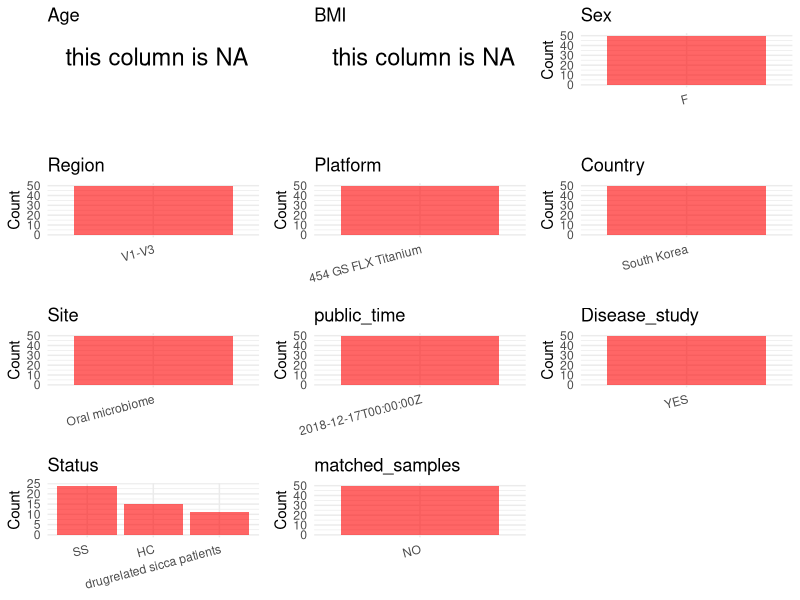

Source code (R): (Note: this script raises an error after producing the figure.)
## ---- chunk 1
# Load necessary libraries
library(dplyr)
library(ggplot2)
library(cowplot)

# Set working directory (update this path to your local directory)
setwd("D:/oral_project/PRJNA488230")

# Read the initial metadata files
initial_meta<-read.csv("SraRunTable.csv",header = T)

# Combine the two metadata files
#meta <- rbind(initial_meta, initial_meta1)

#Remove entries non-oral samples
#initial_meta <- subset(initial_meta,isolate %in% c("saliva","tongue coat"))

# Check the number of samples containing "HT" in Sample.Name (e.g., healthy controls)
#nrow(subset(meta, grepl("HT", Sample.Name)))

# Display the first few rows of the metadata
head(initial_meta)
## ---- chunk 2
# Create a uniform metadata dataframe
metadata <- data.frame(
  BioProject = initial_meta$BioProject,
  Run = initial_meta$Run,
  sample_name = initial_meta$Sample.Name,
  Age = NA,
  BMI = NA,
  Sex = "F",
  Region = "V1-V3",
  Platform = initial_meta$Instrument,
  Country = initial_meta$geo_loc_name_country,
  Site = initial_meta$isolation_source,
  public_time = initial_meta$ReleaseDate,
  stringsAsFactors = FALSE
)
## ---- chunk 3
# Add information obtained from the publication
metadata$PCR_primers <- "AGTCACTGACGAGTTTGATCMTGGCTCAG-CAGTGACTACWTTACCGCGGCTGCTGG"
metadata$title <- "Dysbiotic oral microbiota and infected salivary glands in Sj?gren's syndrome"
metadata$Disease_study <- "YES"
# Assign disease status based on sample_name patterns
metadata <- metadata %>%
  mutate(Status = case_when(
    grepl("HC", sample_name) ~ "HC",
    grepl("SS", sample_name) ~ "SS",
    grepl("SC", sample_name) ~ "drugrelated sicca patients"
  ))

#get subjects id according to sample id
metadata$sample_name<-gsub("","",metadata$sample_name)
#get subjects id with Saliva available
keep_subjects<-subset(metadata,Site %in% "Oral microbiome")
#remove subjects without Saliva samples
metadata<-subset(metadata,sample_name %in% keep_subjects$sample_name)
#get subjects sampling counts
sample_counts <- table(metadata$sample_name)
# Create matched_samples column, any subjects have >=2 samples will be label "YES", otherwise "NO"
metadata <- metadata %>%
  group_by(sample_name) %>%
  mutate(
    sample_count = n(),
    unique_sites = n_distinct(Site),
    matched_samples = ifelse(sample_count >= 2 & unique_sites >= 2, "YES", "NO")
  ) %>%
  select(-sample_count, -unique_sites)  # 移除临时列
## ---- chunk 4
# Check the number of unique runs and sample names
print(paste("Number of unique runs:", length(unique(metadata$Run))))
print(paste("Number of unique sample names:", length(unique(metadata$sample_name))))
## ---- chunk 5
# Select columns for visualization
plot_data <- metadata %>%
  select(-BioProject, -Run, -sample_name, -title)

# Function to create simple plots for each column
create_simple_plots <- function(data) {
  plots <- list()
  
  for (col in colnames(data)) {
    # Check if the column is all NA
    if (all(is.na(data[[col]]))) {
      # Create an empty plot with text indicating all NA
      p <- ggplot() +
        annotate("text", x = 0.5, y = 0.5, label = "this column is NA", size = 6) +
        labs(title = col) +
        theme_void()
    } else if (is.numeric(data[[col]])) {
      # Numeric variable: histogram
      p <- ggplot(data, aes(x = .data[[col]])) +
        geom_histogram(fill = "blue", alpha = 0.6, bins = 20, na.rm = TRUE) +
        labs(title = col) +
        theme_minimal()
    } else {
      # Categorical variable: bar plot (remove NA values)
      count_data <- as.data.frame(table(data[[col]], useNA = "ifany"))
      p <- ggplot(count_data, aes(x = reorder(Var1, -Freq), y = Freq)) +
        geom_col(fill = "red", alpha = 0.6) +
        labs(title = col, x = NULL, y = "Count") +
        theme_minimal() +
        theme(axis.text.x = element_text(angle = 15, hjust = 1))
    }
    plots[[col]] <- p
  }
  
  return(plots)
}

# Generate and arrange plots
plots <- create_simple_plots(plot_data)
p<-plot_grid(plots$Age, 
          plots$BMI, 
          plots$Sex, 
          plots$Region, 
          plots$Platform, 
          plots$Country, 
          plots$Site,
          plots$public_time, 
          plots$Disease_study,
          plots$Status,
          plots$matched_samples,# add 
          ncol = 3, align = "hv", axis = "lb")
ggsave("Metadata_Summary.png", plot = p, width = 8, height = 6, dpi = 150)
## ---- chunk 6
knitr::include_graphics("Metadata_Summary.png")
## ---- chunk 7
# Reorder columns to match the desired format
metadata <- metadata[, c(
  "BioProject", "Run", "sample_name", "Age", "BMI", "Sex", 
  "Region", "Platform", "Country", "Site", "public_time", 
  "PCR_primers", "title", "Disease_study", "Status","matched_samples"
)]

# Export the uniform metadata to a CSV file
write.csv(metadata, file = "metadata.csv", quote = TRUE)
head(metadata)
